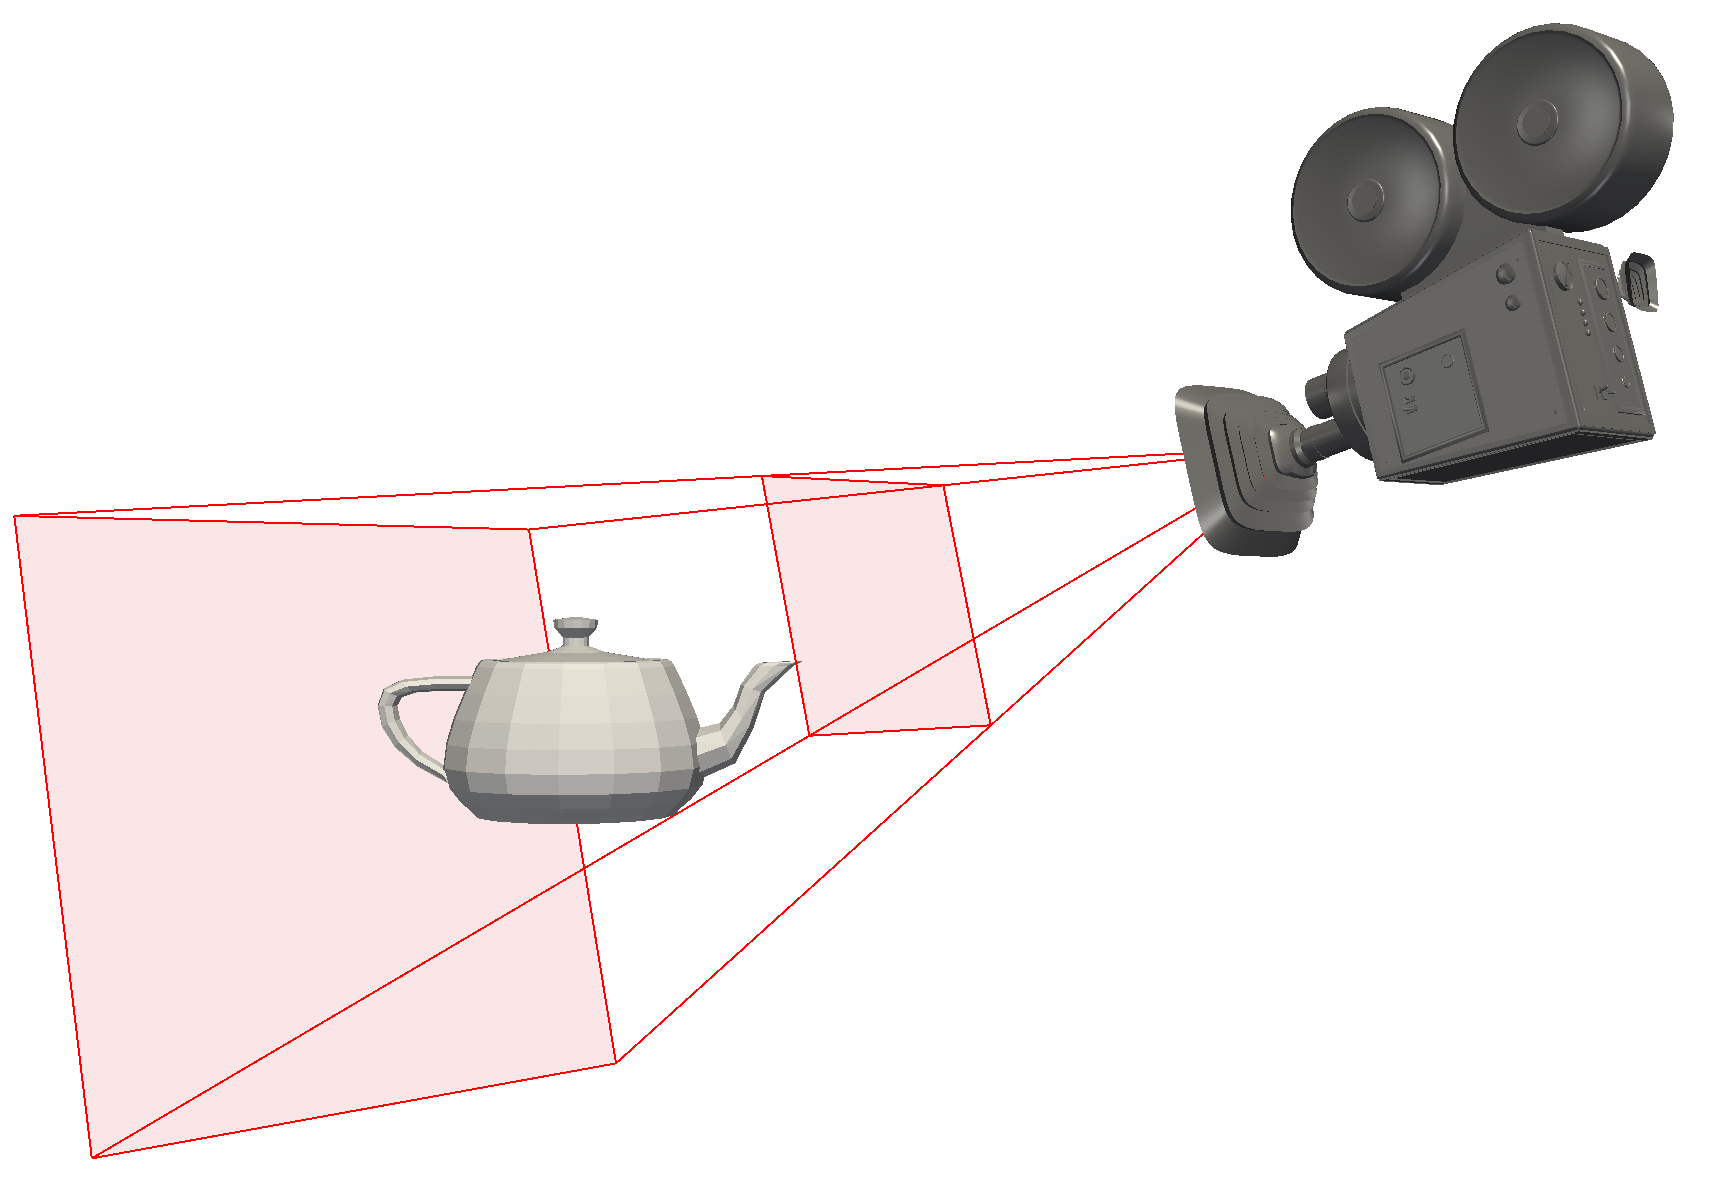

Here is the Python script that generated this plot:
# state file generated using paraview version 5.0.1

# ----------------------------------------------------------------
# setup views used in the visualization
# ----------------------------------------------------------------

#### import the simple module from the paraview
from paraview.simple import *
#### disable automatic camera reset on 'Show'
paraview.simple._DisableFirstRenderCameraReset()

# Create a new 'Render View'
renderView1 = CreateView('RenderView')
renderView1.ViewSize = [792, 551]
renderView1.AxesGrid = 'GridAxes3DActor'
renderView1.OrientationAxesLabelColor = [0.0, 0.0, 0.0]
renderView1.OrientationAxesOutlineColor = [0.0, 0.0, 0.0]
renderView1.CenterOfRotation = [0.5283281803131104, 0.1371404528617859, 0.48934412002563477]
renderView1.StereoType = 0
renderView1.CameraPosition = [1.2994298146982577, 0.5342821058510525, 10.024471534857792]
renderView1.CameraFocalPoint = [1.2994298146982577, 0.5342821058510525, -9.307525219633725]
renderView1.CameraParallelScale = 5.0034889399225255
renderView1.Background = [1.0, 1.0, 1.0]

# init the 'GridAxes3DActor' selected for 'AxesGrid'
renderView1.AxesGrid.XTitleColor = [0.0, 0.0, 0.0]
renderView1.AxesGrid.YTitleColor = [0.0, 0.0, 0.0]
renderView1.AxesGrid.ZTitleColor = [0.0, 0.0, 0.0]
renderView1.AxesGrid.GridColor = [0.0, 0.0, 0.0]
renderView1.AxesGrid.XLabelColor = [0.0, 0.0, 0.0]
renderView1.AxesGrid.YLabelColor = [0.0, 0.0, 0.0]
renderView1.AxesGrid.ZLabelColor = [0.0, 0.0, 0.0]

# ----------------------------------------------------------------
# setup the data processing pipelines
# ----------------------------------------------------------------

# create a new 'Point Source'
pointSource1 = PointSource()

# create a new 'Line'
frustum2 = Line()

# create a new 'Sphere'
sphere1 = Sphere()
sphere1.Radius = 4.0
sphere1.ThetaResolution = 40
sphere1.PhiResolution = 40

# create a new 'Line'
frustum1 = Line()

# create a new 'Line'
dolly = Line()

# create a new 'Slice'
elevationLine = Slice(Input=sphere1)
elevationLine.SliceType = 'Plane'
elevationLine.SliceOffsetValues = [0.0]

# init the 'Plane' selected for 'SliceType'
elevationLine.SliceType.Normal = [1.0, 0.0, -1.0]

# create a new 'Legacy VTK Reader'
teapotvtk = LegacyVTKReader(FileNames=['/Users/kmorel/papers/VTKmUsersGuide/data/teapot.vtk'])

# create a new 'Plane'
plane1 = Plane()
plane1.Origin = [-1.0, -1.0, 0.0]
plane1.Point1 = [1.0, -1.0, 0.0]
plane1.Point2 = [-1.0, 1.0, 0.0]

# create a new 'Transform'
farTranslate = Transform(Input=plane1)
farTranslate.Transform = 'Transform'

# init the 'Transform' selected for 'Transform'
farTranslate.Transform.Translate = [0.0, 0.0, -2.0]
farTranslate.Transform.Scale = [1.5, 1.5, 1.5]

# create a new 'Transform'
farElevation = Transform(Input=farTranslate)
farElevation.Transform = 'Transform'

# init the 'Transform' selected for 'Transform'
farElevation.Transform.Rotate = [-15.0, 0.0, 0.0]

# create a new 'Transform'
farAzimuth = Transform(Input=farElevation)
farAzimuth.Transform = 'Transform'

# init the 'Transform' selected for 'Transform'
farAzimuth.Transform.Rotate = [0.0, 45.0, 0.0]

# create a new 'Extract Edges'
extractEdges2 = ExtractEdges(Input=farAzimuth)

# create a new 'Slice'
azimuth = Slice(Input=sphere1)
azimuth.SliceType = 'Plane'
azimuth.SliceOffsetValues = [0.0]

# init the 'Plane' selected for 'SliceType'
azimuth.SliceType.Normal = [1.0, -5.25, 1.0]

# create a new 'Line'
frustum4 = Line()

# create a new 'Legacy VTK Reader'
cameravtk = LegacyVTKReader(FileNames=['/Users/kmorel/papers/VTKmUsersGuide/data/camera.vtk'])

# create a new 'Transform'
translate = Transform(Input=cameravtk)
translate.Transform = 'Transform'

# init the 'Transform' selected for 'Transform'
translate.Transform.Translate = [0.0, 0.0, 4.0]

# create a new 'Transform'
elevation = Transform(Input=translate)
elevation.Transform = 'Transform'

# init the 'Transform' selected for 'Transform'
elevation.Transform.Rotate = [-15.0, 0.0, 0.0]

# create a new 'Transform'
azimuth_1 = Transform(Input=elevation)
azimuth_1.Transform = 'Transform'

# init the 'Transform' selected for 'Transform'
azimuth_1.Transform.Rotate = [0.0, 45.0, 0.0]

# create a new 'Generate Surface Normals'
generateSurfaceNormals1 = GenerateSurfaceNormals(Input=azimuth_1)

# create a new 'Transform'
transform1 = Transform(Input=teapotvtk)
transform1.Transform = 'Transform'

# init the 'Transform' selected for 'Transform'
transform1.Transform.Translate = [0.0, -0.45, 0.0]

# create a new 'Line'
frustum3 = Line()

# create a new 'Transform'
nearTranslate = Transform(Input=plane1)
nearTranslate.Transform = 'Transform'

# init the 'Transform' selected for 'Transform'
nearTranslate.Transform.Translate = [0.0, 0.0, 2.0]
nearTranslate.Transform.Scale = [0.5, 0.5, 0.5]

# create a new 'Transform'
nearElevation = Transform(Input=nearTranslate)
nearElevation.Transform = 'Transform'

# init the 'Transform' selected for 'Transform'
nearElevation.Transform.Rotate = [-15.0, 0.0, 0.0]

# create a new 'Transform'
nearAzimuth = Transform(Input=nearElevation)
nearAzimuth.Transform = 'Transform'

# init the 'Transform' selected for 'Transform'
nearAzimuth.Transform.Rotate = [0.0, 45.0, 0.0]

# create a new 'Extract Edges'
extractEdges1 = ExtractEdges(Input=nearAzimuth)

# create a new 'Transform'
transform2 = Transform(Input=pointSource1)
transform2.Transform = 'Transform'

# init the 'Transform' selected for 'Transform'
transform2.Transform.Translate = [0.0, 0.0, 4.0]

# create a new 'Transform'
transform3 = Transform(Input=transform2)
transform3.Transform = 'Transform'

# init the 'Transform' selected for 'Transform'
transform3.Transform.Rotate = [-15.0, 0.0, 0.0]

# create a new 'Transform'
transform4 = Transform(Input=transform3)
transform4.Transform = 'Transform'

# init the 'Transform' selected for 'Transform'
transform4.Transform.Rotate = [0.0, 45.0, 0.0]

# ----------------------------------------------------------------
# setup the visualization in view 'renderView1'
# ----------------------------------------------------------------

# show data from transform1
transform1Display = Show(transform1, renderView1)
# trace defaults for the display properties.
transform1Display.AmbientColor = [0.0, 0.0, 0.0]
transform1Display.ColorArrayName = [None, '']
transform1Display.GlyphType = 'Arrow'
transform1Display.CubeAxesColor = [0.0, 0.0, 0.0]
transform1Display.SetScaleArray = [None, '']
transform1Display.ScaleTransferFunction = 'PiecewiseFunction'
transform1Display.OpacityArray = [None, '']
transform1Display.OpacityTransferFunction = 'PiecewiseFunction'

# show data from generateSurfaceNormals1
generateSurfaceNormals1Display = Show(generateSurfaceNormals1, renderView1)
# trace defaults for the display properties.
generateSurfaceNormals1Display.AmbientColor = [0.0, 0.0, 0.0]
generateSurfaceNormals1Display.ColorArrayName = [None, '']
generateSurfaceNormals1Display.DiffuseColor = [0.4980392156862745, 0.4980392156862745, 0.4980392156862745]
generateSurfaceNormals1Display.Specular = 1.0
generateSurfaceNormals1Display.GlyphType = 'Arrow'
generateSurfaceNormals1Display.CubeAxesColor = [0.0, 0.0, 0.0]
generateSurfaceNormals1Display.SetScaleArray = [None, '']
generateSurfaceNormals1Display.ScaleTransferFunction = 'PiecewiseFunction'
generateSurfaceNormals1Display.OpacityArray = [None, '']
generateSurfaceNormals1Display.OpacityTransferFunction = 'PiecewiseFunction'

# show data from nearAzimuth
nearAzimuthDisplay = Show(nearAzimuth, renderView1)
# trace defaults for the display properties.
nearAzimuthDisplay.AmbientColor = [0.0, 0.0, 0.0]
nearAzimuthDisplay.ColorArrayName = [None, '']
nearAzimuthDisplay.DiffuseColor = [1.0, 0.0, 0.0]
nearAzimuthDisplay.Opacity = 0.1
nearAzimuthDisplay.GlyphType = 'Arrow'
nearAzimuthDisplay.CubeAxesColor = [0.0, 0.0, 0.0]
nearAzimuthDisplay.SetScaleArray = [None, '']
nearAzimuthDisplay.ScaleTransferFunction = 'PiecewiseFunction'
nearAzimuthDisplay.OpacityArray = [None, '']
nearAzimuthDisplay.OpacityTransferFunction = 'PiecewiseFunction'

# show data from farAzimuth
farAzimuthDisplay = Show(farAzimuth, renderView1)
# trace defaults for the display properties.
farAzimuthDisplay.AmbientColor = [0.0, 0.0, 0.0]
farAzimuthDisplay.ColorArrayName = [None, '']
farAzimuthDisplay.DiffuseColor = [1.0, 0.0, 0.0]
farAzimuthDisplay.Opacity = 0.1
farAzimuthDisplay.GlyphType = 'Arrow'
farAzimuthDisplay.CubeAxesColor = [0.0, 0.0, 0.0]
farAzimuthDisplay.SetScaleArray = [None, '']
farAzimuthDisplay.ScaleTransferFunction = 'PiecewiseFunction'
farAzimuthDisplay.OpacityArray = [None, '']
farAzimuthDisplay.OpacityTransferFunction = 'PiecewiseFunction'

# show data from frustum1
frustum1Display = Show(frustum1, renderView1)
# trace defaults for the display properties.
frustum1Display.AmbientColor = [0.0, 0.0, 0.0]
frustum1Display.ColorArrayName = [None, '']
frustum1Display.DiffuseColor = [1.0, 0.0, 0.0]
frustum1Display.LineWidth = 2.0
frustum1Display.GlyphType = 'Arrow'
frustum1Display.CubeAxesColor = [0.0, 0.0, 0.0]
frustum1Display.SetScaleArray = [None, '']
frustum1Display.ScaleTransferFunction = 'PiecewiseFunction'
frustum1Display.OpacityArray = [None, '']
frustum1Display.OpacityTransferFunction = 'PiecewiseFunction'

# show data from frustum2
frustum2Display = Show(frustum2, renderView1)
# trace defaults for the display properties.
frustum2Display.AmbientColor = [0.0, 0.0, 0.0]
frustum2Display.ColorArrayName = [None, '']
frustum2Display.DiffuseColor = [1.0, 0.0, 0.0]
frustum2Display.LineWidth = 2.0
frustum2Display.GlyphType = 'Arrow'
frustum2Display.CubeAxesColor = [0.0, 0.0, 0.0]
frustum2Display.SetScaleArray = [None, '']
frustum2Display.ScaleTransferFunction = 'PiecewiseFunction'
frustum2Display.OpacityArray = [None, '']
frustum2Display.OpacityTransferFunction = 'PiecewiseFunction'

# show data from frustum3
frustum3Display = Show(frustum3, renderView1)
# trace defaults for the display properties.
frustum3Display.AmbientColor = [0.0, 0.0, 0.0]
frustum3Display.ColorArrayName = [None, '']
frustum3Display.DiffuseColor = [1.0, 0.0, 0.0]
frustum3Display.LineWidth = 2.0
frustum3Display.GlyphType = 'Arrow'
frustum3Display.CubeAxesColor = [0.0, 0.0, 0.0]
frustum3Display.SetScaleArray = [None, '']
frustum3Display.ScaleTransferFunction = 'PiecewiseFunction'
frustum3Display.OpacityArray = [None, '']
frustum3Display.OpacityTransferFunction = 'PiecewiseFunction'

# show data from frustum4
frustum4Display = Show(frustum4, renderView1)
# trace defaults for the display properties.
frustum4Display.AmbientColor = [0.0, 0.0, 0.0]
frustum4Display.ColorArrayName = [None, '']
frustum4Display.DiffuseColor = [1.0, 0.0, 0.0]
frustum4Display.LineWidth = 2.0
frustum4Display.GlyphType = 'Arrow'
frustum4Display.CubeAxesColor = [0.0, 0.0, 0.0]
frustum4Display.SetScaleArray = [None, '']
frustum4Display.ScaleTransferFunction = 'PiecewiseFunction'
frustum4Display.OpacityArray = [None, '']
frustum4Display.OpacityTransferFunction = 'PiecewiseFunction'

# show data from elevationLine
elevationLineDisplay = Show(elevationLine, renderView1)
# trace defaults for the display properties.
elevationLineDisplay.Representation = 'Wireframe'
elevationLineDisplay.AmbientColor = [0.0, 0.0, 0.0]
elevationLineDisplay.ColorArrayName = [None, '']
elevationLineDisplay.GlyphType = 'Arrow'
elevationLineDisplay.CubeAxesColor = [0.0, 0.0, 0.0]
elevationLineDisplay.SetScaleArray = [None, '']
elevationLineDisplay.ScaleTransferFunction = 'PiecewiseFunction'
elevationLineDisplay.OpacityArray = [None, '']
elevationLineDisplay.OpacityTransferFunction = 'PiecewiseFunction'

# show data from azimuth
azimuthDisplay = Show(azimuth, renderView1)
# trace defaults for the display properties.
azimuthDisplay.Representation = 'Wireframe'
azimuthDisplay.AmbientColor = [0.0, 0.0, 0.0]
azimuthDisplay.ColorArrayName = [None, '']
azimuthDisplay.GlyphType = 'Arrow'
azimuthDisplay.CubeAxesColor = [0.0, 0.0, 0.0]
azimuthDisplay.SetScaleArray = [None, '']
azimuthDisplay.ScaleTransferFunction = 'PiecewiseFunction'
azimuthDisplay.OpacityArray = [None, '']
azimuthDisplay.OpacityTransferFunction = 'PiecewiseFunction'

# show data from dolly
dollyDisplay = Show(dolly, renderView1)
# trace defaults for the display properties.
dollyDisplay.Representation = 'Wireframe'
dollyDisplay.AmbientColor = [0.0, 0.0, 0.0]
dollyDisplay.ColorArrayName = [None, '']
dollyDisplay.GlyphType = 'Arrow'
dollyDisplay.CubeAxesColor = [0.0, 0.0, 0.0]
dollyDisplay.SetScaleArray = [None, '']
dollyDisplay.ScaleTransferFunction = 'PiecewiseFunction'
dollyDisplay.OpacityArray = [None, '']
dollyDisplay.OpacityTransferFunction = 'PiecewiseFunction'

# show data from extractEdges1
extractEdges1Display = Show(extractEdges1, renderView1)
# trace defaults for the display properties.
extractEdges1Display.Representation = 'Wireframe'
extractEdges1Display.AmbientColor = [1.0, 0.0, 0.0]
extractEdges1Display.ColorArrayName = [None, '']
extractEdges1Display.LineWidth = 2.0
extractEdges1Display.GlyphType = 'Arrow'
extractEdges1Display.CubeAxesColor = [0.0, 0.0, 0.0]
extractEdges1Display.SetScaleArray = [None, '']
extractEdges1Display.ScaleTransferFunction = 'PiecewiseFunction'
extractEdges1Display.OpacityArray = [None, '']
extractEdges1Display.OpacityTransferFunction = 'PiecewiseFunction'

# show data from extractEdges2
extractEdges2Display = Show(extractEdges2, renderView1)
# trace defaults for the display properties.
extractEdges2Display.Representation = 'Wireframe'
extractEdges2Display.AmbientColor = [1.0, 0.0, 0.0]
extractEdges2Display.ColorArrayName = [None, '']
extractEdges2Display.LineWidth = 2.0
extractEdges2Display.GlyphType = 'Arrow'
extractEdges2Display.CubeAxesColor = [0.0, 0.0, 0.0]
extractEdges2Display.SetScaleArray = [None, '']
extractEdges2Display.ScaleTransferFunction = 'PiecewiseFunction'
extractEdges2Display.OpacityArray = [None, '']
extractEdges2Display.OpacityTransferFunction = 'PiecewiseFunction'
